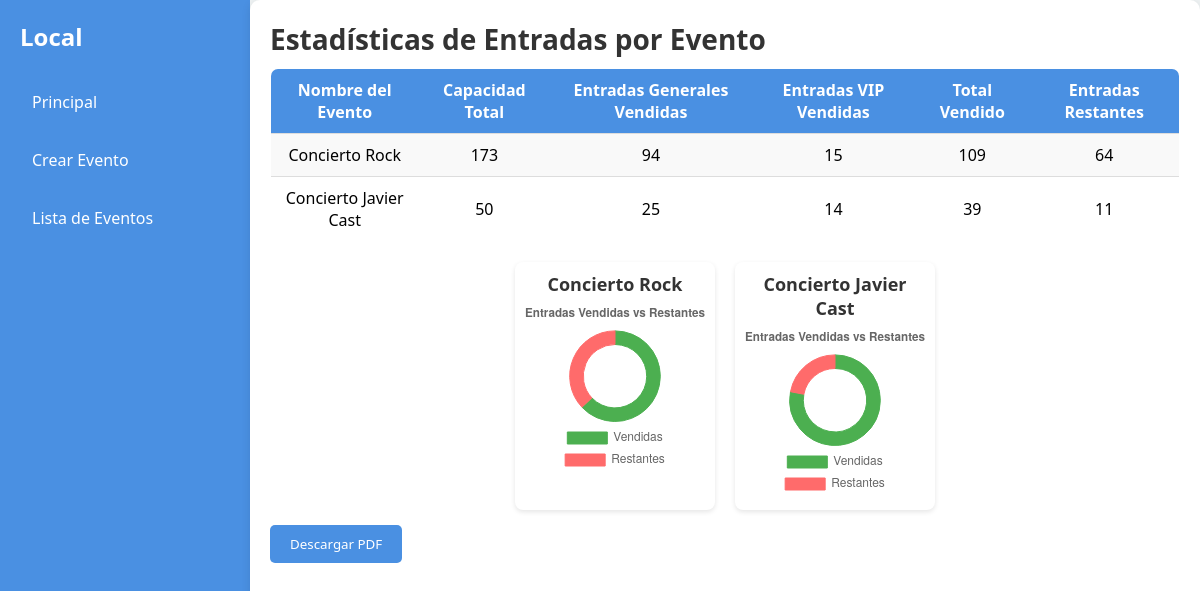
Page /administracion/estadisticas.php on the committed database.
### tables this page shows
CREATE TABLE `evento` (
  `idEvento` int(11) NOT NULL,
  `nombreEvento` varchar(150) NOT NULL,
  `descripcionEvento` text DEFAULT NULL,
  `fechahoraEvento` datetime NOT NULL,
  `categoriaEvento` varchar(50) DEFAULT NULL,
  `capacidadEvento` int(11) NOT NULL,
  `entradasGeneralEvento` int(11) NOT NULL,
  `entradasVipEvento` int(11) NOT NULL,
  `imagenEvento` varchar(255) DEFAULT NULL
);

### administracion/estadisticas.php (the view, shortened to what this page needs)
<!DOCTYPE html>
<html lang="es">
<head>
</head>
<body>
    <?php
    include '../conexion.php';
    $sql = "SELECT idEvento, nombreEvento, capacidadEvento, entradasGeneralEvento, entradasVipEvento FROM evento";
    $result = $conn->query($sql);
    ?>
    <div class="sidebar">
        <h2>Local</h2>
        <a href="./home.php">Principal</a>
        <a href="./crear_evento.php">Crear Evento</a>
        <a href="./lista_eventos.php">Lista de Eventos</a>
    </div>
    <div class="main-content" id="contentToDownload">
        <h1>Estadísticas de Entradas por Evento</h1>
        <table>
            <tr>
                <th>Nombre del Evento</th>
                <th>Capacidad Total</th>
                <th>Entradas Generales Vendidas</th>
                <th>Entradas VIP Vendidas</th>
                <th>Total Vendido</th>
                <th>Entradas Restantes</th>
            </tr>
            <?php
            $eventos_data = [];
            if ($result->num_rows > 0) {
                while($row = $result->fetch_assoc()) {
                    $total_vendido = $row['entradasGeneralEvento'] + $row['entradasVipEvento'];
                    $entradas_restantes = $row['capacidadEvento'] - $total_vendido;
                    $eventos_data[] = [
                        'nombre' => $row['nombreEvento'],
                        'vendidas' => $total_vendido,
                        'restantes' => $entradas_restantes
                    ];
                    echo "<tr>";
                    echo "<td>" . htmlspecialchars($row['nombreEvento']) . "</td>";
                    echo "<td>" . $row['capacidadEvento'] . "</td>";
                    echo "<td>" . $row['entradasGeneralEvento'] . "</td>";
                    echo "<td>" . $row['entradasVipEvento'] . "</td>";
                    echo "<td>" . $total_vendido . "</td>";
                    echo "<td>" . $entradas_restantes . "</td>";
                    echo "</tr>";
                }
            } else {
                echo "<tr><td colspan='6'>No hay eventos disponibles</td></tr>";
            }
            ?>
        </table>
        <div class="chart-container">
            <?php foreach ($eventos_data as $index => $evento): ?>
                <div class="chart">
                    <h3><?php echo htmlspecialchars($evento['nombre']); ?></h3>
                    <canvas id="chart-<?php echo $index; ?>" width="200" height="200"></canvas>
                </div>
            <?php endforeach; ?>
        </div>
        <button class="button" onclick="downloadPDF()">Descargar PDF</button>
    </div>
    <script>
        <?php foreach ($eventos_data as $index => $evento): ?>
            const ctx<?php echo $index; ?> = document.getElementById('chart-<?php echo $index; ?>').getContext('2d');
            new Chart(ctx<?php echo $index; ?>, {
                type: 'doughnut',
                data: {
                    labels: ['Vendidas', 'Restantes'],
                    datasets: [{
                        data: [<?php echo $evento['vendidas']; ?>, <?php echo $evento['restantes']; ?>],
                        backgroundColor: ['#4CAF50', '#FF6B6B'],
                        borderColor: ['#4CAF50', '#FF6B6B'],
                        borderWidth: 1
                    }]
                },
                options: {
                    responsive: true,
                    plugins: {
                        legend: { display: true, position: 'bottom' },
                        title: { display: true, text: 'Entradas Vendidas vs Restantes' }
                    },
                    cutout: '70%'
                }
            });
        <?php endforeach; ?>
        function downloadPDF() {
            const button = document.querySelector('.button');
            button.style.display = 'none';
            const element = document.getElementById('contentToDownload');
            const options = {
                margin: 10,
                filename: 'Estadisticas_Eventos.pdf',
                image: { type: 'jpeg', quality: 0.98 },
                html2canvas: { scale: 1.5, useCORS: true, logging: false, letterRendering: true },
                jsPDF: { unit: 'mm', format: 'a4', orientation: 'portrait' }
            };
            html2pdf().set(options).from(element).save().then(function() {
                button.style.display = 'block';
            });
        }
    </script>
</body>
</html>

### administracion/estadisticas.php (style rules this page uses)
* { box-sizing: border-box; margin: 0; padding: 0; font-family: 'Segoe UI', Tahoma, Geneva, Verdana, sans-serif; }
body { display: flex; min-height: 100vh; background-color: #eef2f3; }
.sidebar { width: 250px; background-color: #4a90e2; padding: 20px; color: white; display: flex; flex-direction: column; justify-content: flex-start; }
.sidebar h2 { font-size: 24px; margin-bottom: 20px; font-weight: bold; }
.sidebar a { font-size: 16px; color: white; text-decoration: none; margin: 10px 0; padding: 8px 12px; border-radius: 4px; transition: background 0.3s; }
.main-content { flex: 1; padding: 20px; background-color: #fff; border-radius: 10px; box-shadow: 0 2px 10px rgba(0, 0, 0, 0.1); }
.main-content h1 { font-size: 28px; margin-bottom: 10px; color: #333; }
table { width: 100%; border-collapse: collapse; margin-bottom: 20px; border: 1px solid #ddd; border-radius: 8px; overflow: hidden; }
th, td { padding: 10px; text-align: center; border-bottom: 1px solid #ddd; }
th { background-color: #4a90e2; color: white; }
tr:nth-child(even) { background-color: #f9f9f9; }
.chart-container { display: flex; flex-wrap: wrap; gap: 20px; justify-content: center; }
.chart { width: 200px; padding: 10px; border-radius: 8px; box-shadow: 0 2px 5px rgba(0, 0, 0, 0.1); background: #fff; }
.chart h3 { text-align: center; font-size: 18px; color: #333; }
.button { padding: 10px 20px; background-color: #4a90e2; color: white; border: none; border-radius: 5px; cursor: pointer; transition: background 0.3s; margin-top: 15px; }
#contentToDownload { position: relative; }

### rows in the picture
evento: nombreEvento "Concierto Rock", capacidadEvento "173", entradasGeneralEvento "94", entradasVipEvento "15", total_vendido "109", entradas_restantes "64"
evento: nombreEvento "Concierto Javier Cast", capacidadEvento "50", entradasGeneralEvento "25", entradasVipEvento "14", total_vendido "39", entradas_restantes "11"

### other values in the picture
$evento['nombre'] "Concierto Rock"
$evento['nombre'] "Concierto Javier Cast"
chart data {{ $evento['vendidas'] }} 109, 39
